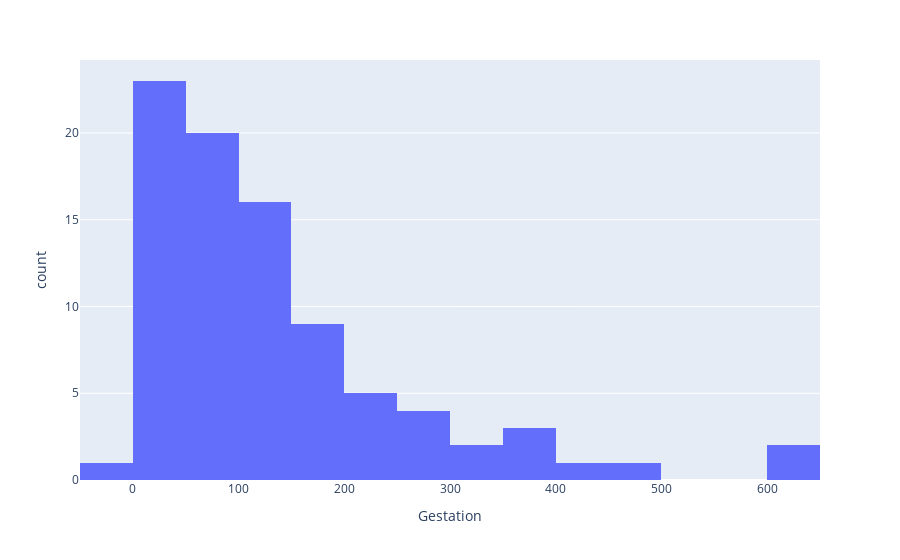

The code cell stored with this chart in its notebook:
### Code cell
#Lets compare with the previous histo
px.histogram(data_frame=df, x="Gestation", nbins=30)

### Figure 1 — Plotly figure (JSON) as saved in the notebook; plotly's stock layout.template omitted (floating-point values rounded to 4 significant figures)
{"data": [{"alignmentgroup": "True", "bingroup": "x", "hovertemplate": "Gestation=%{x}<br>count=%{y}<extra></extra>", "legendgroup": "", "marker": {"color": "#636efa", "pattern": {"shape": ""}}, "name": "", "nbinsx": 30, "offsetgroup": "", "orientation": "v", "showlegend": false, "type": "histogram", "x": [645, 42, 131.2, 60, 25, 624, 180, 35, 370.7, 392, 255.2, 97.8, 230, 112, 223.2, 97.1, 281, 94.38, 144.8, 110.4, 120.4, 63, 365, 38.08, 42, 42, 120, 164.7, 15.19, 400, 148, 16, 28, 252, 164.0, 310, 63, 49.66, 68, 336, 19, 267, 100, 21, 21.5, 89.7, 50, 120, 164, 30, 58.87, 123.3, 45, 30, 12, 181.3, 54.92, 140, 170, 17, 115, 470.4, 100.4, 112.9, 31, 63, 52, 225, 150, 53.78, 151, 28, 90, 121.6, 110.2, 60, -7.674, 64.55, 57.97, 63.8, 200, 46, 210, 153.5, 77.27, 14, 49.76], "xaxis": "x", "yaxis": "y"}], "layout": {"barmode": "relative", "legend": {"tracegroupgap": 0}, "margin": {"t": 60}, "xaxis": {"anchor": "y", "domain": [0, 1], "title": {"text": "Gestation"}}, "yaxis": {"anchor": "x", "domain": [0, 1], "title": {"text": "count"}}}}
